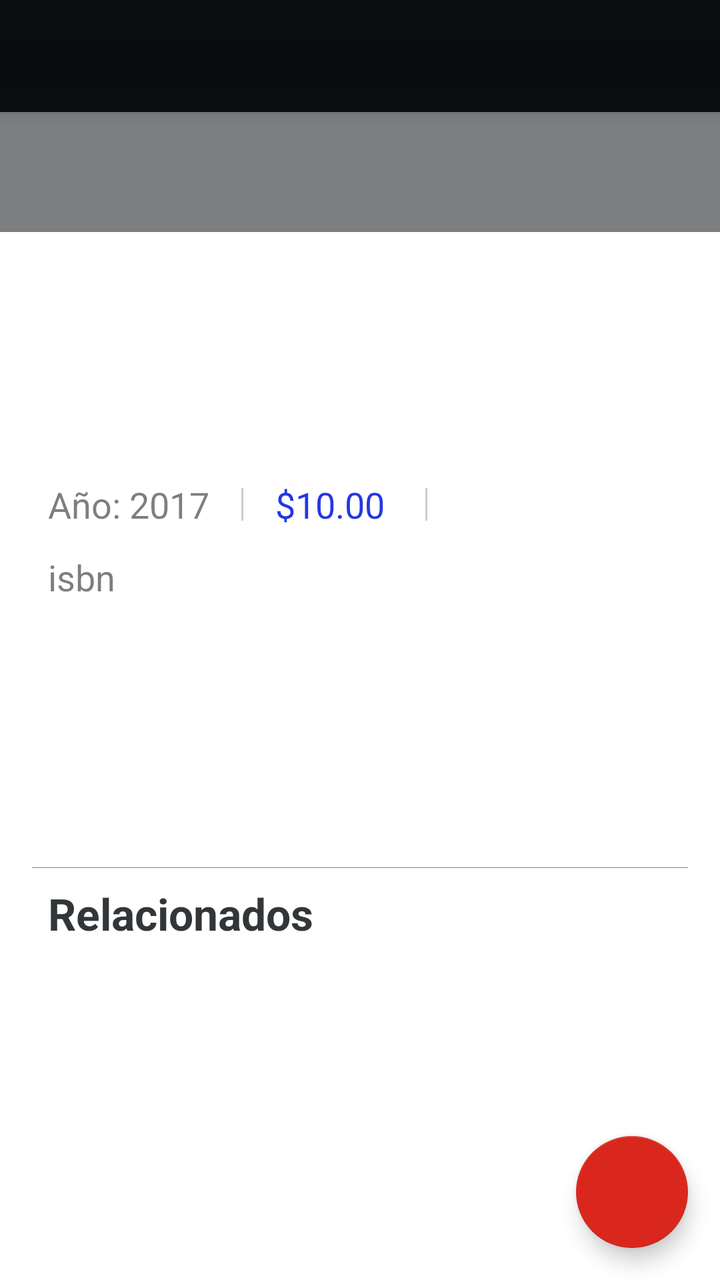
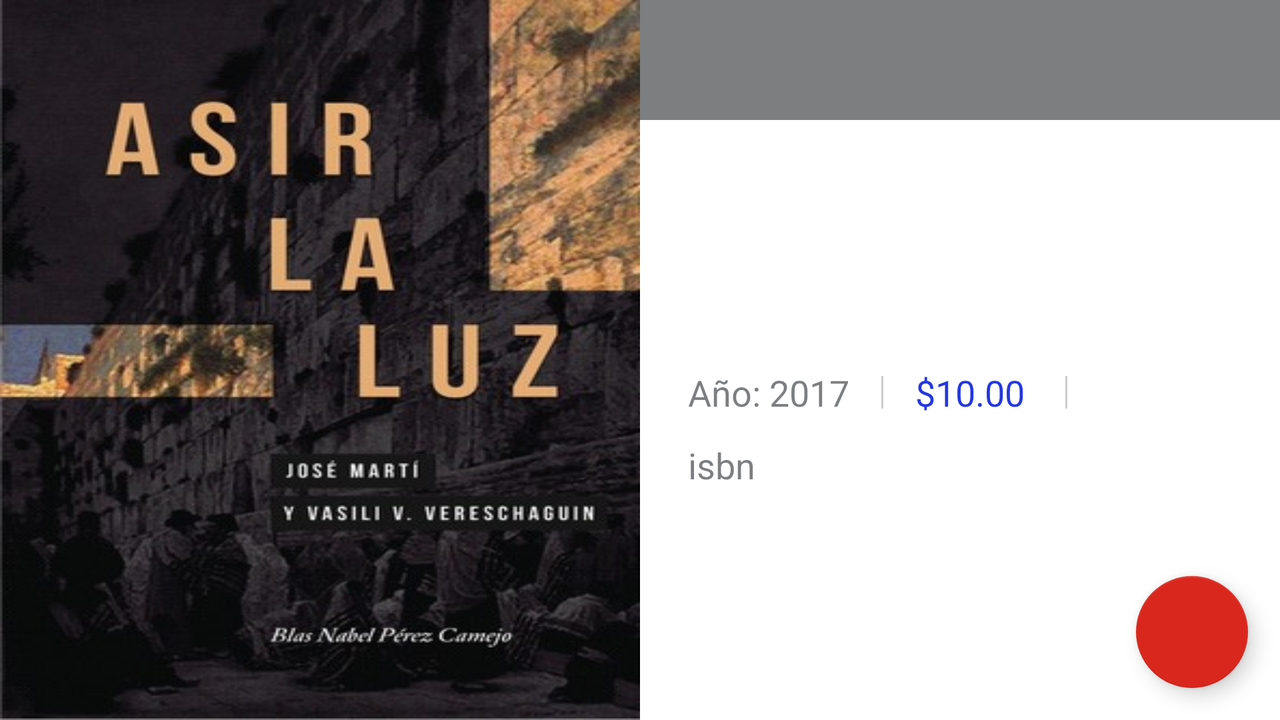

The same Android screen from two of the app's own layout files: first res/layout/ as a phone draws it, then the repository's variant for another configuration, drawn on a device whose configuration selects that folder. Both files follow.
<!-- AndroidManifest.xml: application theme AppTheme -->
<!-- res/layout/detalle__libro__actividad.xml -->
<?xml version="1.0" encoding="utf-8"?>
<androidx.coordinatorlayout.widget.CoordinatorLayout xmlns:android="http://schemas.android.com/apk/res/android"
    xmlns:app="http://schemas.android.com/apk/res-auto"
    xmlns:tools="http://schemas.android.com/tools"
    android:layout_width="match_parent"
    android:layout_height="match_parent"
    android:fitsSystemWindows="true"
    tools:context="cu.editorialoriente.catalogo.Detalle_Libro_Actividad">



    <com.google.android.material.appbar.AppBarLayout
        android:id="@+id/app_bar"
        android:layout_width="match_parent"
        android:layout_height="wrap_content"
        android:fitsSystemWindows="true"
        android:theme="@style/AppTheme.AppBarOverlay"
        android:backgroundTint="@color/colornegro_900"
        >

        <com.google.android.material.appbar.CollapsingToolbarLayout
            android:id="@+id/toolbar_layout"
            android:layout_width="match_parent"
            android:layout_height="wrap_content"
            android:fitsSystemWindows="true"
            app:titleEnabled="false"
            app:toolbarId="@id/toolbar"
            app:layout_scrollFlags="scroll|exitUntilCollapsed|snap"
            app:contentScrim="?attr/colorPrimary"
            >
            <ImageView
                android:layout_width="match_parent"
                android:layout_height="match_parent"
                android:id="@+id/img_portada_libro"
                android:scaleType="fitXY"
                android:transitionName="libro_portada"
                app:layout_collapseMode="parallax"
                />
            <androidx.appcompat.widget.Toolbar
                android:id="@+id/toolbar"
                android:layout_width="match_parent"
                android:layout_height="?attr/actionBarSize"
                app:layout_collapseMode="pin"
                android:elevation="6dp"
                android:background="@drawable/backgroud_barra_detalles"
                />



        </com.google.android.material.appbar.CollapsingToolbarLayout>
    </com.google.android.material.appbar.AppBarLayout>


    <include layout="@layout/content_detalle__libro__actividad" />


    <com.google.android.material.floatingactionbutton.FloatingActionButton
        app:rippleColor="@color/colornegro_300"
        android:tint="@color/colorBlanco"
        android:id="@+id/comentar"


        android:layout_width="wrap_content"
        android:layout_height="wrap_content"
        android:src="@drawable/comentar"

        android:layout_gravity="bottom|right"
        android:layout_marginBottom="16dp"
        android:layout_marginRight="16dp"

        app:fabSize="auto"
        app:layout_insetEdge="top"

        />

</androidx.coordinatorlayout.widget.CoordinatorLayout>
<!-- res/layout/content_detalle__libro__actividad.xml (included above) -->
<?xml version="1.0" encoding="utf-8"?>
<androidx.core.widget.NestedScrollView xmlns:android="http://schemas.android.com/apk/res/android"
    xmlns:app="http://schemas.android.com/apk/res-auto"
    xmlns:tools="http://schemas.android.com/tools"
    android:layout_width="match_parent"
    android:layout_height="match_parent"
    app:layout_behavior="@string/appbar_scrolling_view_behavior"
    tools:context="cu.editorialoriente.catalogo.Detalle_Libro_Actividad"
    tools:showIn="@layout/detalle__libro__actividad"
    android:background="@color/colorBlanco"
    >

    <LinearLayout
        android:layout_width="match_parent"
        android:layout_height="wrap_content"
        android:orientation="vertical"
        android:descendantFocusability="blocksDescendants"
        >

        <FrameLayout
            android:layout_width="match_parent"
            android:layout_height="wrap_content"
            android:id="@+id/contenedor_titulo"
            android:background="@color/colornegro_300"
            android:transitionName="libro_titulo_contenedor"
            >

            <TextView
                android:layout_width="match_parent"
                android:layout_height="wrap_content"
                android:id="@+id/text_titulo_libro"
                android:textColor="@color/colorBlanco"
                android:textAppearance="@android:style/TextAppearance.Large"
                android:layout_marginLeft="24dp"
                android:layout_marginRight="16dp"
                android:minHeight="60dp"
                android:gravity="bottom"
                android:transitionName="libro_titulo"
                android:elevation="8dp"
                />

        </FrameLayout>

    <LinearLayout
        android:layout_width="match_parent"
        android:layout_height="wrap_content"
        android:orientation="horizontal"
        android:layout_marginTop="16dp"
        android:id="@+id/engloba_autor"
        >
    <ImageView
        android:layout_width="@dimen/avatar_autor"
        android:layout_height="@dimen/avatar_autor"
        android:id="@+id/avatar_autor"
        android:scaleType="fitXY"
        android:transitionName="avatar_autor"
        android:layout_marginLeft="24dp"
        />
        <TextView
            android:layout_width="wrap_content"
            android:layout_height="wrap_content"
            android:id="@+id/text_autor"
            android:textAppearance="@android:style/TextAppearance.Medium"
            android:textColor="@color/colornegro_900"
            android:layout_gravity="center_vertical"
            android:layout_marginLeft="16dp"
            android:transitionName="libro_autor"
            android:layout_marginRight="16dp"

            />
    </LinearLayout>
        <LinearLayout
            android:layout_width="match_parent"
            android:layout_height="wrap_content"
            android:orientation="horizontal"
            android:layout_marginTop="16dp"
            android:id="@+id/liner2doautor"

            >
            <ImageView
                android:layout_width="@dimen/avatar_autor"
                android:layout_height="@dimen/avatar_autor"
                android:id="@+id/avatar_autor1"
                android:scaleType="fitXY"
                android:layout_marginLeft="24dp"

                />
            <TextView
                android:layout_width="wrap_content"
                android:layout_height="wrap_content"
                android:id="@+id/text_autor1"
                android:textAppearance="@android:style/TextAppearance.Medium"
                android:textColor="@color/colornegro_900"
                android:layout_gravity="center_vertical"
                android:layout_marginLeft="16dp"
                android:transitionName="libro_autor"
                android:layout_marginRight="16dp"
                />
        </LinearLayout>
       <LinearLayout
        android:layout_width="match_parent"
        android:layout_height="wrap_content"
        android:orientation="horizontal"
        android:layout_marginLeft="24dp"
        android:layout_marginRight="16dp"
        android:layout_marginTop="12dp"
        >
        <TextView
            android:layout_width="wrap_content"
            android:layout_height="wrap_content"
            android:text="Año: 2017"
            android:layout_gravity="center"
            android:textAppearance="@android:style/TextAppearance.Medium"
            android:textColor="@color/colornegro_300"
            android:id="@+id/text_year"
            />


           <View
               android:layout_width="1dp"
               android:layout_height="match_parent"
               android:background="@color/colornegro_50"
               android:layout_marginTop="4dp"
               android:layout_marginBottom="4dp"
               android:layout_gravity="center"
               android:layout_marginLeft="16dp"
               android:layout_marginRight="16dp"
               />
           <TextView
               android:layout_width="wrap_content"
               android:layout_height="wrap_content"
               android:text="$10.00 "
               android:layout_gravity="center"
               android:textAppearance="@android:style/TextAppearance.Medium"
               android:textColor="@color/colorAzul"
               android:id="@+id/text_price"

               />


           <View
               android:layout_width="1dp"
               android:layout_height="match_parent"
               android:background="@color/colornegro_50"
               android:layout_marginTop="4dp"
               android:layout_marginBottom="4dp"
               android:layout_gravity="center"
               android:layout_marginLeft="16dp"
               android:layout_marginRight="16dp"
               android:id="@+id/existprice"
               />
           <ImageView
               android:layout_width="wrap_content"
               android:layout_height="wrap_content"
               android:src="@drawable/icorazonnegro"
               android:layout_gravity="center"
               android:transitionName="megusta"
               android:id="@+id/megusta"
               />

           </LinearLayout>
        <TextView
            android:layout_width="wrap_content"
            android:layout_height="wrap_content"
            android:layout_gravity="left"
            android:textColor="@color/colornegro_300"
            android:id="@+id/text_isbn"
            android:layout_marginLeft="24dp"
            android:layout_marginRight="16dp"
            android:layout_marginTop="12dp"
            android:textAppearance="@android:style/TextAppearance.Medium"
            android:text="isbn"
            />
        <TextView
            android:layout_width="wrap_content"
            android:layout_height="wrap_content"
            android:id="@+id/text_sinopsis"
            android:layout_marginLeft="24dp"
            android:layout_marginRight="16dp"
            android:layout_marginTop="24dp"
            android:textAppearance="@android:style/TextAppearance.Medium"
            />

        <TextView
            android:layout_width="wrap_content"
            android:layout_height="wrap_content"
            android:id="@+id/text_genero"
            android:layout_marginLeft="24dp"
            android:layout_marginRight="16dp"
            android:layout_marginTop="16dp"
            android:textStyle="bold"
            android:textAppearance="@android:style/TextAppearance.Medium"
            />
        <TextView
            android:layout_width="wrap_content"
            android:layout_height="wrap_content"
            android:id="@+id/text_coleccion"
            android:layout_marginLeft="24dp"
            android:layout_marginRight="16dp"
            android:layout_marginTop="8dp"
            android:textAppearance="@android:style/TextAppearance.Medium"
            />
        <View
            android:layout_width="match_parent"
            android:layout_height="1px"
            android:background="@color/colornegro_300"
            android:layout_marginTop="12dp"
            android:layout_marginBottom="4dp"
            android:layout_gravity="center"
            android:layout_marginLeft="16dp"
            android:layout_marginRight="16dp"
            />



        <TextView
            android:layout_width="wrap_content"
            android:layout_height="wrap_content"
            android:id="@+id/otros_titulos_coleccion"
            android:text="Relacionados"
            android:layout_marginLeft="24dp"
            android:layout_marginRight="16dp"
            android:layout_marginTop="4dp"
            android:textStyle="bold"
            android:textAppearance="@android:style/TextAppearance.Large"
            />

        <androidx.recyclerview.widget.RecyclerView
            android:layout_width="match_parent"
            android:layout_height="wrap_content"
            android:id="@+id/titulos_relacionados"
            />



    </LinearLayout>
</androidx.core.widget.NestedScrollView>
<!-- resources referenced by this layout -->
<resources>
  <color name="colorAzul">#e1061cdf</color>
  <color name="colorBlanco">#FFF</color>
  <color name="colornegro_300">#880a0e11</color>
  <color name="colornegro_50">#32000000</color>
  <color name="colornegro_900">#0a0e11</color>
  <dimen name="avatar_autor">40dp</dimen>
  <!-- drawable backgroud_barra_detalles (drawable) -->
  <?xml version="1.0" encoding="utf-8"?>
  <shape android:shape="rectangle"
      xmlns:android="http://schemas.android.com/apk/res/android" >
      <gradient android:startColor="@color/colornegro_10" android:centerColor="@color/colornegro_50" android:endColor="@color/colornegro_100" android:angle="90" />
  
  </shape>
  <style name="AppTheme.AppBarOverlay" parent="ThemeOverlay.AppCompat.Dark.ActionBar" />
  <style name="AppTheme" parent="Theme.AppCompat.Light.NoActionBar">
          
          <item name="colorPrimary">@color/colornegro_900</item>
          <item name="colorPrimaryDark">@color/colornegro_500</item>
          <item name="colorAccent">@color/colorAccent</item>
          <item name="android:textColor">@color/colornegro_700</item>
          <item name="android:textColorSecondary">@color/colorBlanco</item>
          <item name="android:textColorPrimary">@color/colornegro_500</item>
      </style>
  <color name="colornegro_10">#15000000</color>
  <color name="colornegro_100">#640a0e11</color>
  <color name="colornegro_500">#b10a0e11</color>
  <color name="colorAccent">#da271e</color>
  <color name="colornegro_700">#d50a0e11</color>
</resources>
<!-- res/layout-land/detalle__libro__actividad.xml (the repository's variant of the layout above) -->
<!-- drawn on the phone turned sideways -->
<?xml version="1.0" encoding="utf-8"?>
<androidx.coordinatorlayout.widget.CoordinatorLayout
    xmlns:android="http://schemas.android.com/apk/res/android"
    xmlns:tools="http://schemas.android.com/tools"
    android:layout_width="match_parent"
    android:layout_height="match_parent"
    tools:context="cu.editorialoriente.catalogo.Detalle_Libro_Actividad">


            <androidx.appcompat.widget.Toolbar
                android:id="@+id/toolbar"
                android:layout_width="match_parent"
                android:layout_height="?attr/actionBarSize"
                android:background="@android:color/transparent"
                android:elevation="6dp"
                />


    <LinearLayout
        android:layout_width="match_parent"
        android:layout_height="match_parent"
        android:orientation="horizontal"
        >
        <FrameLayout
            android:layout_width="0dp"
            android:layout_height="match_parent"
            android:layout_weight="1"

            >
            <ImageView
                android:layout_width="match_parent"
                android:layout_height="match_parent"
                android:id="@+id/img_portada_libro"
                android:scaleType="fitXY"
                android:transitionName="libro_portada"
                android:layout_weight="1"
                android:src="@mipmap/asirlaluz"
                />

        </FrameLayout>




    <include
        layout="@layout/content_detalle__libro__actividad"
        android:layout_width="0dp"
        android:layout_height="match_parent"
        android:layout_weight="1" />
    </LinearLayout>
    <com.google.android.material.floatingactionbutton.FloatingActionButton
        android:layout_width="wrap_content"
        android:layout_height="wrap_content"
        android:src="@drawable/comentar"
        android:id="@+id/comentar"
        android:layout_gravity="bottom|right"
        android:layout_marginBottom="16dp"
        android:layout_marginRight="16dp"
        android:elevation="12dp"
        />

</androidx.coordinatorlayout.widget.CoordinatorLayout>
<!-- res/layout/detalle__libro__actividad.xml (included above) -->
<?xml version="1.0" encoding="utf-8"?>
<androidx.coordinatorlayout.widget.CoordinatorLayout xmlns:android="http://schemas.android.com/apk/res/android"
    xmlns:app="http://schemas.android.com/apk/res-auto"
    xmlns:tools="http://schemas.android.com/tools"
    android:layout_width="match_parent"
    android:layout_height="match_parent"
    android:fitsSystemWindows="true"
    tools:context="cu.editorialoriente.catalogo.Detalle_Libro_Actividad">



    <com.google.android.material.appbar.AppBarLayout
        android:id="@+id/app_bar"
        android:layout_width="match_parent"
        android:layout_height="wrap_content"
        android:fitsSystemWindows="true"
        android:theme="@style/AppTheme.AppBarOverlay"
        android:backgroundTint="@color/colornegro_900"
        >

        <com.google.android.material.appbar.CollapsingToolbarLayout
            android:id="@+id/toolbar_layout"
            android:layout_width="match_parent"
            android:layout_height="wrap_content"
            android:fitsSystemWindows="true"
            app:titleEnabled="false"
            app:toolbarId="@id/toolbar"
            app:layout_scrollFlags="scroll|exitUntilCollapsed|snap"
            app:contentScrim="?attr/colorPrimary"
            >
            <ImageView
                android:layout_width="match_parent"
                android:layout_height="match_parent"
                android:id="@+id/img_portada_libro"
                android:scaleType="fitXY"
                android:transitionName="libro_portada"
                app:layout_collapseMode="parallax"
                />
            <androidx.appcompat.widget.Toolbar
                android:id="@+id/toolbar"
                android:layout_width="match_parent"
                android:layout_height="?attr/actionBarSize"
                app:layout_collapseMode="pin"
                android:elevation="6dp"
                android:background="@drawable/backgroud_barra_detalles"
                />



        </com.google.android.material.appbar.CollapsingToolbarLayout>
    </com.google.android.material.appbar.AppBarLayout>


    <include layout="@layout/content_detalle__libro__actividad" />


    <com.google.android.material.floatingactionbutton.FloatingActionButton
        app:rippleColor="@color/colornegro_300"
        android:tint="@color/colorBlanco"
        android:id="@+id/comentar"


        android:layout_width="wrap_content"
        android:layout_height="wrap_content"
        android:src="@drawable/comentar"

        android:layout_gravity="bottom|right"
        android:layout_marginBottom="16dp"
        android:layout_marginRight="16dp"

        app:fabSize="auto"
        app:layout_insetEdge="top"

        />

</androidx.coordinatorlayout.widget.CoordinatorLayout>
<!-- resources referenced by the variant -->
<!-- as the phone turned sideways resolves them -->
<resources>
  <color name="colorAzul">#e1061cdf</color>
  <color name="colorBlanco">#FFF</color>
  <color name="colornegro_300">#880a0e11</color>
  <color name="colornegro_50">#32000000</color>
  <color name="colornegro_900">#0a0e11</color>
  <dimen name="avatar_autor">40dp</dimen>
  <!-- drawable backgroud_barra_detalles (drawable) -->
  <?xml version="1.0" encoding="utf-8"?>
  <shape android:shape="rectangle"
      xmlns:android="http://schemas.android.com/apk/res/android" >
      <gradient android:startColor="@color/colornegro_10" android:centerColor="@color/colornegro_50" android:endColor="@color/colornegro_100" android:angle="90" />
  
  </shape>
  <!-- mipmap asirlaluz: jpg bitmap (mipmap-hdpi, 42527 bytes) -->
  <style name="AppTheme.AppBarOverlay" parent="ThemeOverlay.AppCompat.Dark.ActionBar" />
  <style name="AppTheme" parent="Theme.AppCompat.Light.NoActionBar">
          
          <item name="colorPrimary">@color/colornegro_900</item>
          <item name="colorPrimaryDark">@color/colornegro_500</item>
          <item name="colorAccent">@color/colorAccent</item>
          <item name="android:textColor">@color/colornegro_700</item>
          <item name="android:textColorSecondary">@color/colorBlanco</item>
          <item name="android:textColorPrimary">@color/colornegro_500</item>
      </style>
  <color name="colornegro_10">#15000000</color>
  <color name="colornegro_100">#640a0e11</color>
  <color name="colornegro_500">#b10a0e11</color>
  <color name="colorAccent">#da271e</color>
  <color name="colornegro_700">#d50a0e11</color>
</resources>
